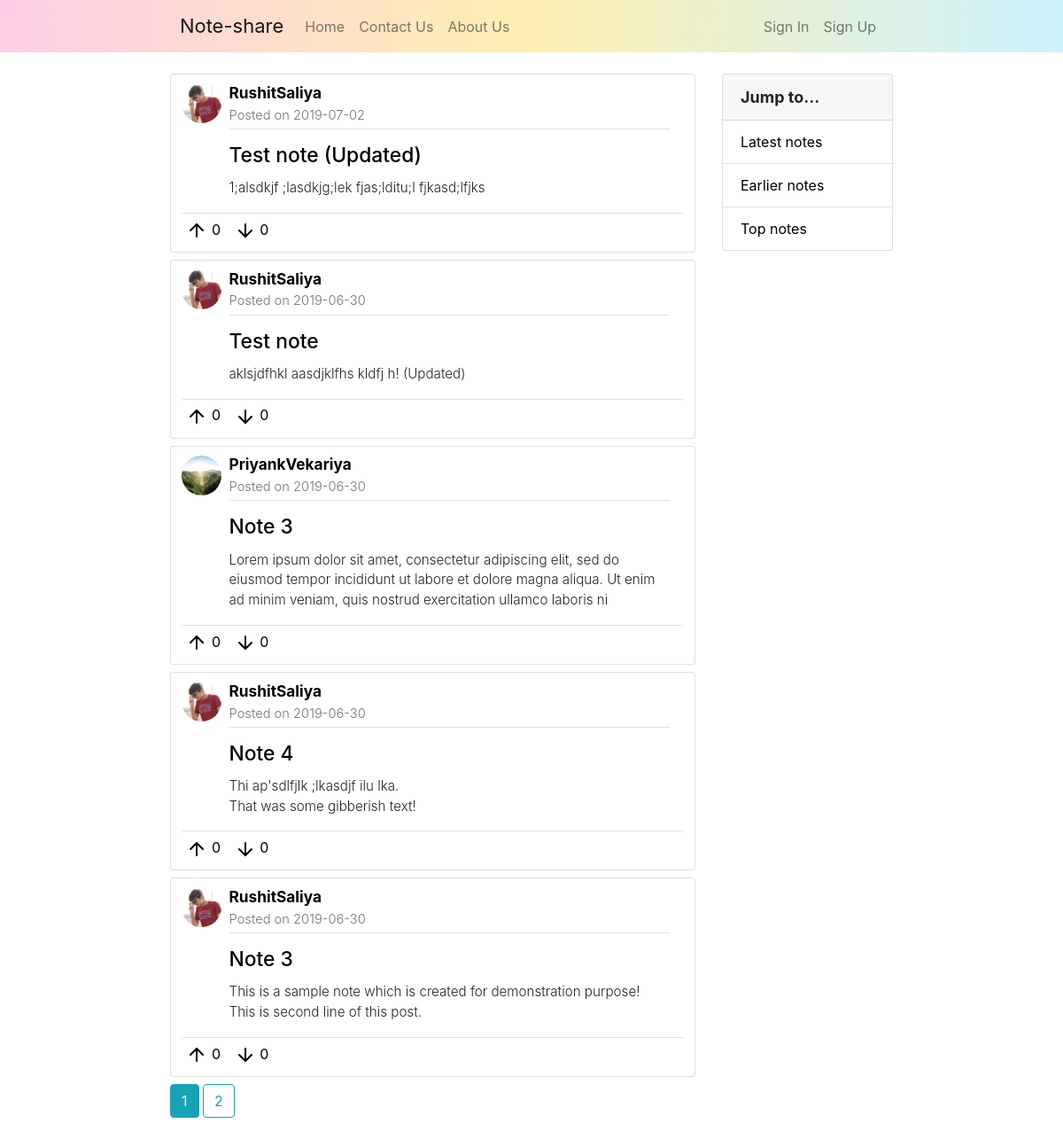
Page /home on the earlier database version.
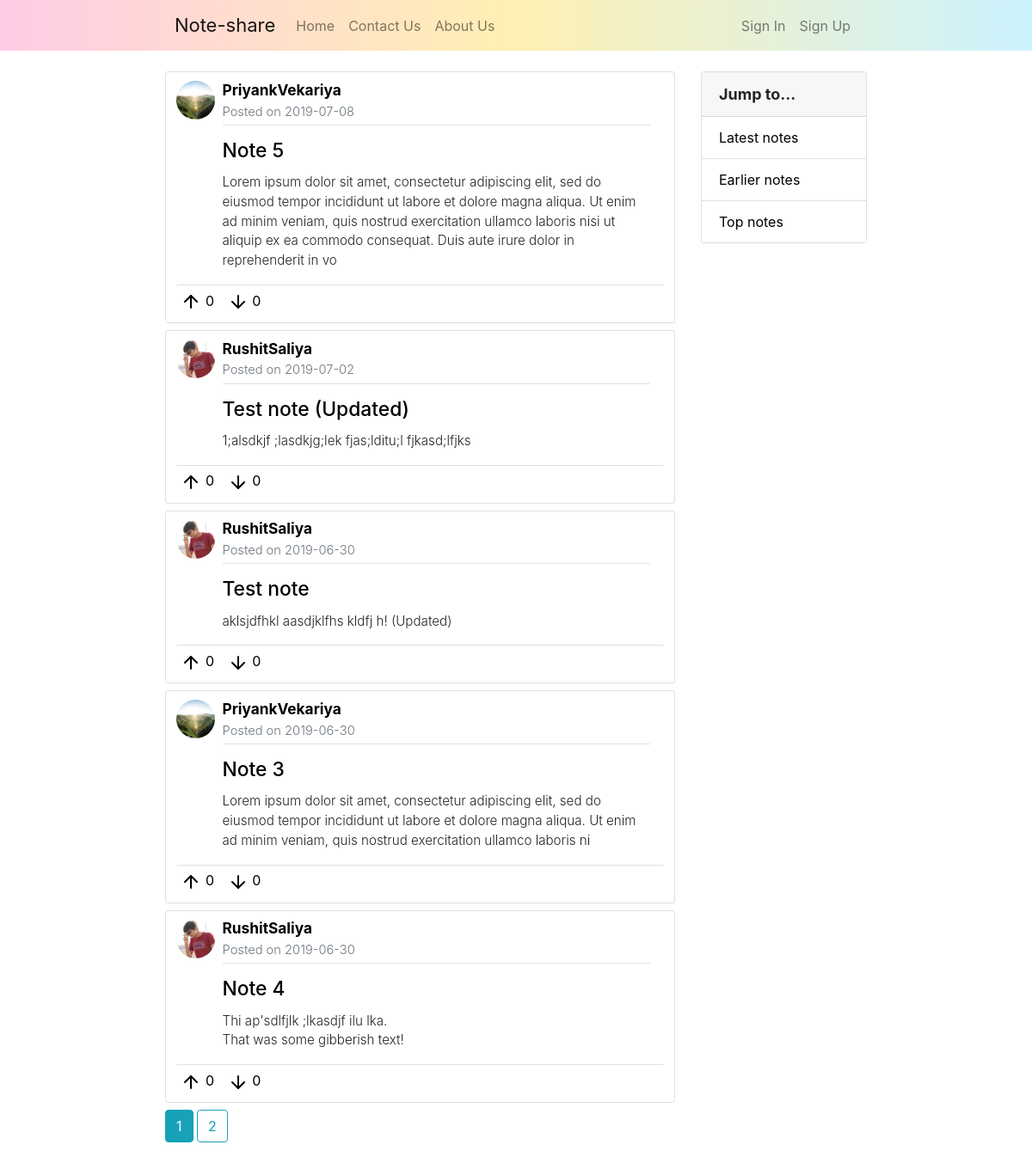
Same page on the later database version.
### noteshare/models.py (models this page shows, shortened)
class Note(db.Model):
    id = db.Column(db.Integer, primary_key=True)
    title = db.Column(db.String(100), nullable=False)
    date_posted = db.Column(db.DateTime, nullable=False, default=datetime.utcnow)
    content = db.Column(db.Text, nullable=False)
    content_image = db.Column(db.String(20), nullable=True)
    ups = db.Column(db.Integer, nullable=False, default=0)
    downs = db.Column(db.Integer, nullable=False, default=0)
    user_id = db.Column(db.Integer, db.ForeignKey('user.id'), nullable=False)

class User(db.Model, UserMixin):
    id = db.Column(db.Integer, primary_key=True)
    username = db.Column(db.String(20), unique=True, nullable=False)
    email = db.Column(db.String(100), unique=True, nullable=False)
    image_file = db.Column(db.String(20), nullable=False, default='default.jpg')
    password = db.Column(db.String(50), nullable=False)
    notes = db.relationship('Note', backref='author', lazy=True)

### noteshare/main/routes.py (the view)
@main.route('/')
@main.route('/home', methods=['GET'])
def home():
    page = request.args.get('page', 1, type=int)
    filter = request.args.get('filter', None)
    if filter is None:
        notes = Note.query.order_by(Note.date_posted.desc()).paginate(page=page, per_page=5)
    elif filter == "latest":
        notes = Note.query.order_by(Note.date_posted.desc()).paginate(page=page, per_page=5)
    elif filter == "earlier":
        notes = Note.query.order_by(Note.date_posted.asc()).paginate(page=page, per_page=5)
    else:
        pass
    return render_template('home.html', title='Home', notes=notes)

### noteshare/templates/home.html
{% extends "layout.html" %}
{% block content %}
    {% set filter=request.args.get('filter') %}
    <div class="col-md-8 col-pl-16">
        {% for note in notes.items %}
            <div class="card mb-md-2">
                <div class="card-body">
                    <div class="row">
                        <div class="col-md-2 pr-3" style="max-width: 11.5%; padding-top: 0.7%;">
                            <div class="note-header">
                                <img class="note-author-img" src="{{ url_for('static', filename='Profile-pictures/' + note.author.image_file) }}" alt="Author's Profile-photo">
                            </div>
                        </div>
                        <div class="col-md-10 pl-0 pr-0" style="max-width: 88.5%;">
                            <div class="note-header">
                                <a class="anchor-note-username" href="{{ url_for('notes.user_notes', username=note.author.username) }}">
                                    <strong>{{ note.author.username }}</strong>
                                    <div  class="text-muted mb-1" style="font-size: 85%;">
                                        Posted on {{ note.date_posted.strftime('%Y-%m-%d') }}
                                    </div>
                                    <div class="border-bottom mb-3"></div>
                                </a>
                                <a class="anchor-note-update" href="{{ url_for('notes.note', note_id=note.id) }}">
                                        <h5 class="card-title note-title">{{ note.title }}</h5>
                                </a>
                                <p style="white-space: pre-line; font-size: 79%;">{{ note.content }}</p>
                            </div>
                        </div>
                    </div>
                    <div class="row">
                        <div class="col-md-12">
                            <div class="card-header note-action">
                                <a class="note-action-btn" href="#"><img src="{{ url_for('static', filename='Icons/arrow-up.svg') }}" alt="Like"> 0 </a>
                                <a class="note-action-btn" href="#"><img src="{{ url_for('static', filename='Icons/arrow-down.svg') }}" alt="Dislike"> 0 </a>
                            </div>
                        </div>
                    </div>
                </div>
            </div>
        {% endfor %}
        {% for page_num in notes.iter_pages(left_edge=1, right_edge=1, left_current=1, right_current=2) %}
            {% if page_num %}
                {% if notes.page == page_num %}
                    <a class="btn btn-info mb-4" href="{{ url_for('main.home', page=page_num, filter=filter) }}">{{ page_num }}</a>
                {% else %}
                    <a class="btn btn-outline-info mb-4" href="{{ url_for('main.home', page=page_num, filter=filter) }}">{{ page_num }}</a>
                {% endif %}
            {% else %}
                ...
            {% endif %}
        {% endfor %}
    </div>
    <div class="col-md-4 col-pr-16">
        <div class="card">
            <div class="card-header" style="font-size: 18px;"><strong>Jump to...</strong></div>
            <ul class="list-group list-group-flush">
                <li class="list-group-item"><a href="{{ url_for('main.home', filter='latest') }}" class="sidebar-link">Latest notes</a></li>
                <li class="list-group-item"><a href="{{ url_for('main.home', filter='earlier') }}" class="sidebar-link">Earlier notes</a></li>
                <li class="list-group-item"><a href="#" class="sidebar-link">Top notes</a></li>
            </ul>
        </div>
    </div>
{% endblock content %}

### noteshare/templates/layout.html (shortened to what this page needs)
<!DOCTYPE html>
<html>
    <head>
        <link rel="stylesheet" type="text/css" href="{{ url_for('static', filename='Bootstrap-4/css/bootstrap-grid.min.css') }}">
        <link rel="stylesheet" type="text/css" href="{{ url_for('static', filename='Bootstrap-4/css/bootstrap.min.css') }}">
        <link rel="stylesheet" type="text/css" href="{{ url_for('static', filename='stylesheet.css') }}">
    </head>
    <body>
        <div class="container-fluid">
            <div class="row">
                <nav class="navbar navbar-expand-md navbar-light bg-light">
                    <a class="navbar-brand margin-left" href="{{ url_for('main.home') }}">Note-share</a>
                    <div class="navbar-collapse collapse w-100 order-1 order-md-0 dual-collapse2">
                        <ul class="navbar-nav mr-auto">
                            <li class="nav-item">
                                <a class="nav-link" href="{{ url_for('main.home') }}">Home</a>
                            </li>
                            <li class="nav-item">
                                <a class="nav-link" href="#">Contact Us</a>
                            </li>
                            <li class="nav-item">
                                <a class="nav-link" href="#">About Us</a>
                            </li>
                        </ul>
                    </div>
                    <div class="navbar-collapse collapse w-100 order-3 dual-collapse2 margin-right">
                        <ul class="navbar-nav ml-auto">
                            {% if current_user.is_authenticated %}
                                <div class="btn-group mr-2">
                                    <button type="button" class="btn btn-outline-secondary btn-dropdown dropdown-toggle" data-toggle="dropdown" aria-haspopup="true" aria-expanded="false">
                                        <img class="profile-dropdown" src="{{ url_for('static', filename='Icons/plus.svg') }}">
                                    </button>
                                    <div class="dropdown-menu">
                                        <a class="dropdown-item" href="{{ url_for('notes.new_note') }}">New note</a>
                                        <a class="dropdown-item" href="#">New group</a>
                                    </div>
                                </div>
                                <div class="btn-group">
                                    <button type="button" class="btn btn-outline-secondary btn-dropdown dropdown-toggle" data-toggle="dropdown" aria-haspopup="true" aria-expanded="false">
                                        <img class="rounded-circle profile-dropdown" src="{{ url_for('static', filename='Profile-pictures/' + current_user.image_file) }}">
                                    </button>
                                    <div class="dropdown-menu">
                                        <a class="dropdown-item" href="{{ url_for('main.home') }}">Signed in as</br><strong>{{ current_user.username }}</strong></a>
                                        <div class="dropdown-divider"></div>
                                        <a class="dropdown-item" href="{{ url_for('users.account') }}">Your profile</a>
                                        <a class="dropdown-item" href="{{ url_for('notes.user_notes', username=current_user.username) }}">Your notes</a>
                                        <a class="dropdown-item" href="#">Your groups</a>
                                        <div class="dropdown-divider"></div>
                                        <a class="dropdown-item" href="{{ url_for('users.logout') }}">Logout</a>
                                    </div>
                                </div>
                            {% else %}
                                <li class="nav-item">
                                    <a class="nav-link" href="{{ url_for('users.login') }}">Sign In</a>
                                </li>
                                <li class="nav-item">
                                    <a class="nav-link" href="{{ url_for('users.register') }}">Sign Up</a>
                                </li>
                            {% endif %}
                        </ul>
                    </div>
                </nav>
            </div>
            <div class="row">
                <div class="col-md-8 col-pl-16">
                </div>
                {% block content %}{% endblock %}
            </div>
        </div>
    </body>
</html>

### noteshare/static/stylesheet.css (style rules this page uses)
.navbar.bg-light { width: 100%; background: linear-gradient(to right, #ffcce6, #fff0b3, #ccf2ff)!important; }
.navbar-light .navbar-brand, .navbar-light .navbar-nav .active>.nav-link, .navbar-light .navbar-nav .nav-link:focus { font-size: 16px; }
.navbar-light .navbar-brand { font-size: 22px; }
.navbar-light .margin-left { padding-left: 16%; }
.note-action { border-top: 1px solid rgba(0,0,0,.125); border-bottom: none; padding: 1%; background-color: #fff; }
.card-title { font-size: 16px; }
.note-action-btn, .note-action-btn:hover { margin-right: 2%; text-decoration: none; color: #000; }
.margin-right { padding-right: 16%; }
.col-pl-16 { padding-top: 1%; padding-left: 16%; }
.col-pr-16 { padding-top: 1%; padding-right: 16%; }
.sidebar-link { text-decoration: none; color: #000; }
.note-header { font-size: 120%; font-weight: 350; }
.note-title { font-size: 170%; font-weight: 500; }
.note-author-img { border-radius: 50%; object-fit: cover; height: 45px; width: 45px; }
.anchor-note-update { text-decoration: none; color: #000; font-size: 70%; }
.anchor-note-username { text-decoration: none; color: #000; font-size: 90%; }
.card-body { padding: 1% 2% 1% 2%; }

Differences in the rows shown:
no longer on this page (row unchanged): Note: image_file (picture), author.username "RushitSaliya", date_posted "2019-06-30", title "Note 3", content "This is a sample note which is created for demonstration purpose! This is second line of this post."
added Note: image_file (picture), author.username "PriyankVekariya", date_posted "2019-07-08", title "Note 5", content "Lorem ipsum dolor sit amet, consectetur adipiscing elit, sed do eiusmod tempor incididunt ut labore et dolore magna aliqua. Ut enim ad minim veniam, quis nostrud exercitation ullamco laboris nisi ut aliquip ex ea commodo consequat. Duis aute irure dolor in reprehenderit in vo"
